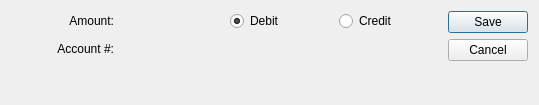
<?xml version="1.0" encoding="UTF-8"?>
<ui version="4.0">
 <comment>This file is part of the xTuple ERP: PostBooks Edition, a free and
open source Enterprise Resource Planning software suite,
Copyright (c) 1999-2010 by OpenMFG LLC, d/b/a xTuple.
It is licensed to you under the Common Public Attribution License
version 1.0, the full text of which (including xTuple-specific Exhibits)
is available at www.xtuple.com/CPAL.  By using this software, you agree
to be bound by its terms.</comment>
 <class>glSeriesItem</class>
 <widget class="QDialog" name="glSeriesItem">
  <property name="geometry">
   <rect>
    <x>0</x>
    <y>0</y>
    <width>539</width>
    <height>105</height>
   </rect>
  </property>
  <property name="windowTitle">
   <string>General Ledger Transaction Series Item</string>
  </property>
  <layout class="QGridLayout" name="gridLayout">
   <item row="0" column="0">
    <layout class="QVBoxLayout" name="verticalLayout">
     <item>
      <layout class="QGridLayout" name="_gridLayout">
       <item row="0" column="0">
        <widget class="QLabel" name="_amountLit">
         <property name="text">
          <string>Amount:</string>
         </property>
         <property name="alignment">
          <set>Qt::AlignRight|Qt::AlignTrailing|Qt::AlignVCenter</set>
         </property>
        </widget>
       </item>
       <item row="0" column="1">
        <widget class="CurrCluster" name="_amount">
         <property name="sizePolicy">
          <sizepolicy hsizetype="Preferred" vsizetype="Fixed">
           <horstretch>0</horstretch>
           <verstretch>0</verstretch>
          </sizepolicy>
         </property>
         <property name="allowNegative">
          <bool>false</bool>
         </property>
        </widget>
       </item>
       <item row="0" column="2">
        <widget class="QRadioButton" name="_debit">
         <property name="focusPolicy">
          <enum>Qt::StrongFocus</enum>
         </property>
         <property name="text">
          <string>Debit</string>
         </property>
         <property name="checked">
          <bool>true</bool>
         </property>
        </widget>
       </item>
       <item row="0" column="3">
        <widget class="QRadioButton" name="_credit">
         <property name="focusPolicy">
          <enum>Qt::StrongFocus</enum>
         </property>
         <property name="text">
          <string>Credit</string>
         </property>
        </widget>
       </item>
       <item row="1" column="1" colspan="2">
        <widget class="GLCluster" name="_account">
         <property name="focusPolicy">
          <enum>Qt::StrongFocus</enum>
         </property>
        </widget>
       </item>
       <item row="1" column="0">
        <layout class="QVBoxLayout" name="verticalLayout_2">
         <property name="topMargin">
          <number>5</number>
         </property>
         <item>
          <widget class="QLabel" name="_accountLit">
           <property name="text">
            <string>Account #:</string>
           </property>
           <property name="alignment">
            <set>Qt::AlignRight|Qt::AlignTrailing|Qt::AlignVCenter</set>
           </property>
          </widget>
         </item>
         <item>
          <spacer name="verticalSpacer_2">
           <property name="orientation">
            <enum>Qt::Vertical</enum>
           </property>
           <property name="sizeHint" stdset="0">
            <size>
             <width>20</width>
             <height>0</height>
            </size>
           </property>
          </spacer>
         </item>
        </layout>
       </item>
      </layout>
     </item>
     <item>
      <spacer name="verticalSpacer">
       <property name="orientation">
        <enum>Qt::Vertical</enum>
       </property>
       <property name="sizeHint" stdset="0">
        <size>
         <width>20</width>
         <height>0</height>
        </size>
       </property>
      </spacer>
     </item>
    </layout>
   </item>
   <item row="0" column="1">
    <widget class="QDialogButtonBox" name="_buttonBox">
     <property name="orientation">
      <enum>Qt::Vertical</enum>
     </property>
     <property name="standardButtons">
      <set>QDialogButtonBox::Cancel|QDialogButtonBox::Save</set>
     </property>
    </widget>
   </item>
  </layout>
 </widget>
 <layoutdefault spacing="6" margin="11"/>
 <pixmapfunction>qPixmapFromMimeSource</pixmapfunction>
 <customwidgets>
  <customwidget>
   <class>CurrCluster</class>
   <extends>CurrDisplay</extends>
   <header>currcluster.h</header>
  </customwidget>
  <customwidget>
   <class>CurrDisplay</class>
   <extends>QWidget</extends>
   <header>currcluster.h</header>
  </customwidget>
  <customwidget>
   <class>GLCluster</class>
   <extends>QWidget</extends>
   <header>glcluster.h</header>
  </customwidget>
 </customwidgets>
 <tabstops>
  <tabstop>_amount</tabstop>
  <tabstop>_debit</tabstop>
  <tabstop>_credit</tabstop>
  <tabstop>_account</tabstop>
  <tabstop>_buttonBox</tabstop>
 </tabstops>
 <resources/>
 <connections>
  <connection>
   <sender>_buttonBox</sender>
   <signal>rejected()</signal>
   <receiver>glSeriesItem</receiver>
   <slot>reject()</slot>
   <hints>
    <hint type="sourcelabel">
     <x>488</x>
     <y>62</y>
    </hint>
    <hint type="destinationlabel">
     <x>267</x>
     <y>60</y>
    </hint>
   </hints>
  </connection>
 </connections>
</ui>
